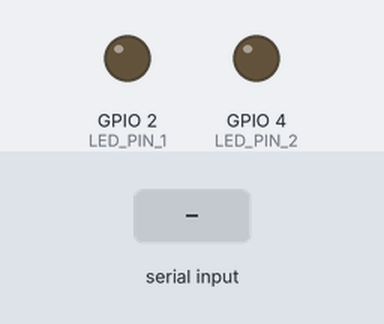
The sketch below on a simulated ESP32. Parts: output pins drawn as LEDs (lit = HIGH). Inputs (shaded band) come from the test bench.

Above: at 1.2 s.
1.3 s: "1" received over Serial
At 2.5 s:
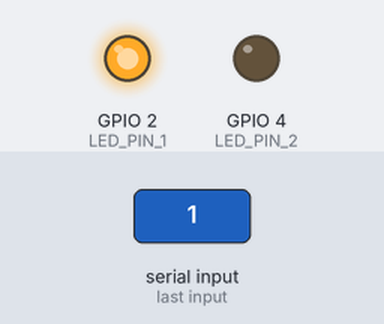
2.8 s: "3" received over Serial
At 3.6 s:
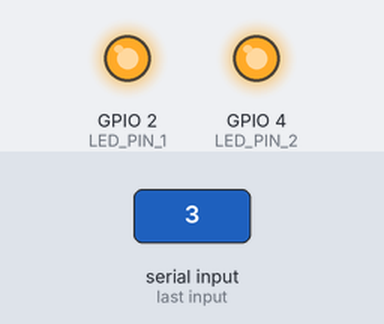
4.3 s: "0" received over Serial
At 4.7 s:
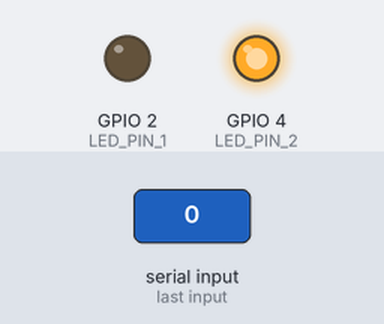
5.8 s: "2" received over Serial
At 7.1 s:
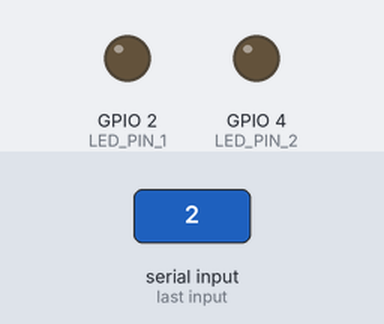
Timing chart, 0 to 8.3 s (numbered marks = the images above; inputs shaded):
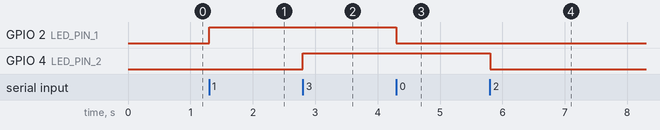

The sketch:

sketch_may27a.ino
```cpp
#include <Arduino.h>

const int LED_PIN_1 = 2;
const int LED_PIN_2 = 4;

void setup() {
  pinMode(LED_PIN_1, OUTPUT);
  pinMode(LED_PIN_2, OUTPUT);
  Serial.begin(9600);
}

void loop() {
  if (Serial.available() > 0) {
    char command = Serial.read();
    if (command == '0') {
      digitalWrite(LED_PIN_1, LOW);
    } else if (command == '1') {
      digitalWrite(LED_PIN_1, HIGH);
    } else if (command == '2') {
      digitalWrite(LED_PIN_2, LOW);
    } else if (command == '3') {
      digitalWrite(LED_PIN_2, HIGH);
    }
  }
}
```

Measured:
- after the input at 1.3 s, GPIO 2 (LED_PIN_1): LOW → HIGH at once
- after the input at 2.8 s, GPIO 4 (LED_PIN_2): LOW → HIGH at once
- after the input at 4.3 s, GPIO 2 (LED_PIN_1): HIGH → LOW at once
- after the input at 5.8 s, GPIO 4 (LED_PIN_2): HIGH → LOW at once
